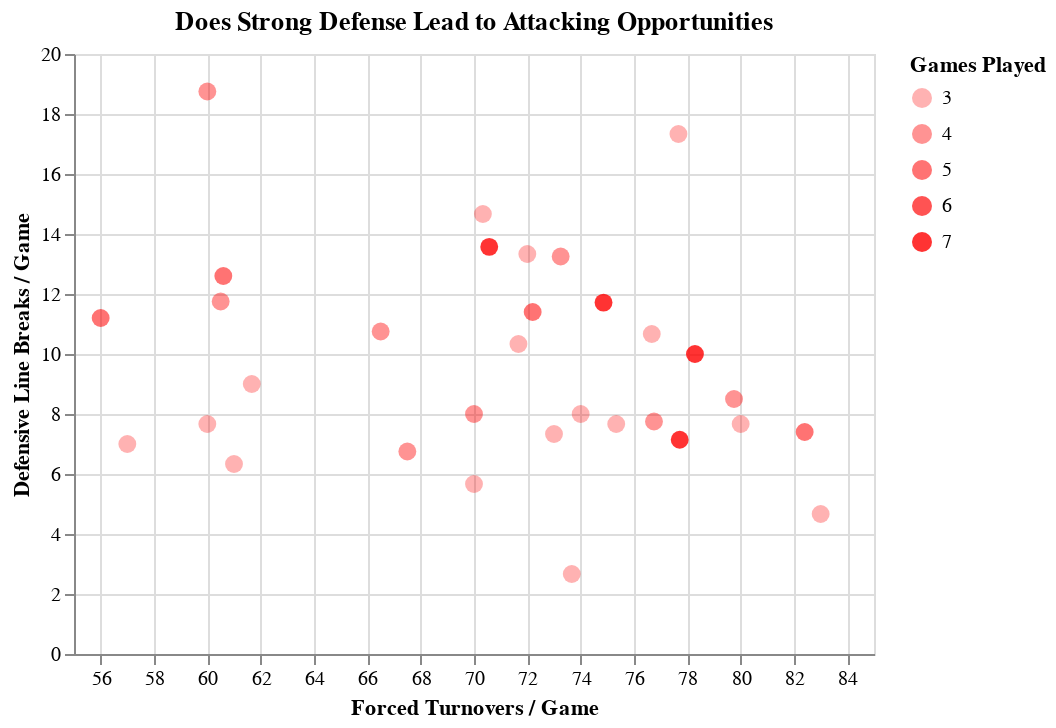

Write notebook code for a chart like this one.
### Markdown cell above
## 2.3 Creating a chart
Lets create a scatter plot to better show the relationship between forced turnovers and line breaks

### Code cell
chart = alt.Chart(defense.reset_index(), title='Does Strong Defense Lead to Attacking Opportunities').mark_circle(size=80).encode(
    x=alt.X('turnovers/game', title='Forced Turnovers / Game', scale=alt.Scale(domain=[55, 85])),
    y=alt.Y('line breaks/game', title='Defensive Line Breaks / Game'),
    color=alt.value('red'),
    opacity=alt.Color('total games', title='Games Played'),
    tooltip='team'
)
chart

### Figure 1 — Vega-Lite specification as saved in the notebook (floating-point values rounded to 4 significant figures)
{"config": {"view": {"continuousWidth": 400, "continuousHeight": 300}}, "data": {"name": "data-cd3fc618c934a25d64fcfe4a5d39506e"}, "mark": {"type": "circle", "size": 80}, "encoding": {"color": {"value": "red"}, "opacity": {"field": "total games", "title": "Games Played", "type": "quantitative"}, "tooltip": {"field": "team", "type": "nominal"}, "x": {"field": "turnovers/game", "scale": {"domain": [55, 85]}, "title": "Forced Turnovers / Game", "type": "quantitative"}, "y": {"field": "line breaks/game", "title": "Defensive Line Breaks / Game", "type": "quantitative"}}, "title": "Does Strong Defense Lead to Attacking Opportunities", "$schema": "https://vega.github.io/schema/vega-lite/v4.17.0.json", "datasets": {"data-cd3fc618c934a25d64fcfe4a5d39506e": [{"team": "ARGENTINA", "forced turnovers": 494, "completed defensive line breaks": 95, "line breaks/turnover": 0.1923, "total games": 7, "turnovers/game": 70.57, "line breaks/game": 13.57}, {"team": "AUSTRALIA", "forced turnovers": 307, "completed defensive line breaks": 31, "line breaks/turnover": 0.101, "total games": 4, "turnovers/game": 76.75, "line breaks/game": 7.75}, {"team": "BELGIUM", "forced turnovers": 180, "completed defensive line breaks": 23, "line breaks/turnover": 0.1278, "total games": 3, "turnovers/game": 60.0, "line breaks/game": 7.667}, {"team": "BRAZIL", "forced turnovers": 361, "completed defensive line breaks": 57, "line breaks/turnover": 0.1579, "total games": 5, "turnovers/game": 72.2, "line breaks/game": 11.4}, {"team": "CAMEROON", "forced turnovers": 240, "completed defensive line breaks": 23, "line breaks/turnover": 0.09583, "total games": 3, "turnovers/game": 80.0, "line breaks/game": 7.667}, {"team": "CANADA", "forced turnovers": 185, "completed defensive line breaks": 27, "line breaks/turnover": 0.1459, "total games": 3, "turnovers/game": 61.67, "line breaks/game": 9.0}, {"team": "COSTA RICA", "forced turnovers": 221, "completed defensive line breaks": 8, "line breaks/turnover": 0.0362, "total games": 3, "turnovers/game": 73.67, "line breaks/game": 2.667}, {"team": "CROATIA", "forced turnovers": 548, "completed defensive line breaks": 70, "line breaks/turnover": 0.1277, "total games": 7, "turnovers/game": 78.29, "line breaks/game": 10.0}, {"team": "DENMARK", "forced turnovers": 211, "completed defensive line breaks": 44, "line breaks/turnover": 0.2085, "total games": 3, "turnovers/game": 70.33, "line breaks/game": 14.67}, {"team": "ECUADOR", "forced turnovers": 183, "completed defensive line breaks": 19, "line breaks/turnover": 0.1038, "total games": 3, "turnovers/game": 61.0, "line breaks/game": 6.333}, {"team": "ENGLAND", "forced turnovers": 280, "completed defensive line breaks": 56, "line breaks/turnover": 0.2, "total games": 5, "turnovers/game": 56.0, "line breaks/game": 11.2}, {"team": "FRANCE", "forced turnovers": 524, "completed defensive line breaks": 82, "line breaks/turnover": 0.1565, "total games": 7, "turnovers/game": 74.86, "line breaks/game": 11.71}, {"team": "GERMANY", "forced turnovers": 233, "completed defensive line breaks": 52, "line breaks/turnover": 0.2232, "total games": 3, "turnovers/game": 77.67, "line breaks/game": 17.33}, {"team": "GHANA", "forced turnovers": 249, "completed defensive line breaks": 14, "line breaks/turnover": 0.05622, "total games": 3, "turnovers/game": 83.0, "line breaks/game": 4.667}, {"team": "IRAN", "forced turnovers": 219, "completed defensive line breaks": 22, "line breaks/turnover": 0.1005, "total games": 3, "turnovers/game": 73.0, "line breaks/game": 7.333}, {"team": "JAPAN", "forced turnovers": 319, "completed defensive line breaks": 34, "line breaks/turnover": 0.1066, "total games": 4, "turnovers/game": 79.75, "line breaks/game": 8.5}, {"team": "KOREA REPUBLIC", "forced turnovers": 242, "completed defensive line breaks": 47, "line breaks/turnover": 0.1942, "total games": 4, "turnovers/game": 60.5, "line breaks/game": 11.75}, {"team": "MEXICO", "forced turnovers": 216, "completed defensive line breaks": 40, "line breaks/turnover": 0.1852, "total games": 3, "turnovers/game": 72.0, "line breaks/game": 13.33}, {"team": "MOROCCO", "forced turnovers": 544, "completed defensive line breaks": 50, "line breaks/turnover": 0.09191, "total games": 7, "turnovers/game": 77.71, "line breaks/game": 7.143}, {"team": "NETHERLANDS", "forced turnovers": 412, "completed defensive line breaks": 37, "line breaks/turnover": 0.08981, "total games": 5, "turnovers/game": 82.4, "line breaks/game": 7.4}, {"team": "POLAND", "forced turnovers": 270, "completed defensive line breaks": 27, "line breaks/turnover": 0.1, "total games": 4, "turnovers/game": 67.5, "line breaks/game": 6.75}, {"team": "PORTUGAL", "forced turnovers": 303, "completed defensive line breaks": 63, "line breaks/turnover": 0.2079, "total games": 5, "turnovers/game": 60.6, "line breaks/game": 12.6}, {"team": "QATAR", "forced turnovers": 171, "completed defensive line breaks": 21, "line breaks/turnover": 0.1228, "total games": 3, "turnovers/game": 57.0, "line breaks/game": 7.0}, {"team": "SAUDI ARABIA", "forced turnovers": 215, "completed defensive line breaks": 31, "line breaks/turnover": 0.1442, "total games": 3, "turnovers/game": 71.67, "line breaks/game": 10.33}, {"team": "SENEGAL", "forced turnovers": 266, "completed defensive line breaks": 43, "line breaks/turnover": 0.1617, "total games": 4, "turnovers/game": 66.5, "line breaks/game": 10.75}, {"team": "SERBIA", "forced turnovers": 226, "completed defensive line breaks": 23, "line breaks/turnover": 0.1018, "total games": 3, "turnovers/game": 75.33, "line breaks/game": 7.667}, {"team": "SPAIN", "forced turnovers": 240, "completed defensive line breaks": 75, "line breaks/turnover": 0.3125, "total games": 4, "turnovers/game": 60.0, "line breaks/game": 18.75}, {"team": "SWITZERLAND", "forced turnovers": 280, "completed defensive line breaks": 32, "line breaks/turnover": 0.1143, "total games": 4, "turnovers/game": 70.0, "line breaks/game": 8.0}, {"team": "TUNISIA", "forced turnovers": 222, "completed defensive line breaks": 24, "line breaks/turnover": 0.1081, "total games": 3, "turnovers/game": 74.0, "line breaks/game": 8.0}, {"team": "UNITED STATES", "forced turnovers": 293, "completed defensive line breaks": 53, "line breaks/turnover": 0.1809, "total games": 4, "turnovers/game": 73.25, "line breaks/game": 13.25}, {"team": "URUGUAY", "forced turnovers": 230, "completed defensive line breaks": 32, "line breaks/turnover": 0.1391, "total games": 3, "turnovers/game": 76.67, "line breaks/game": 10.67}, {"team": "WALES", "forced turnovers": 210, "completed defensive line breaks": 17, "line breaks/turnover": 0.08095, "total games": 3, "turnovers/game": 70.0, "line breaks/game": 5.667}]}}
